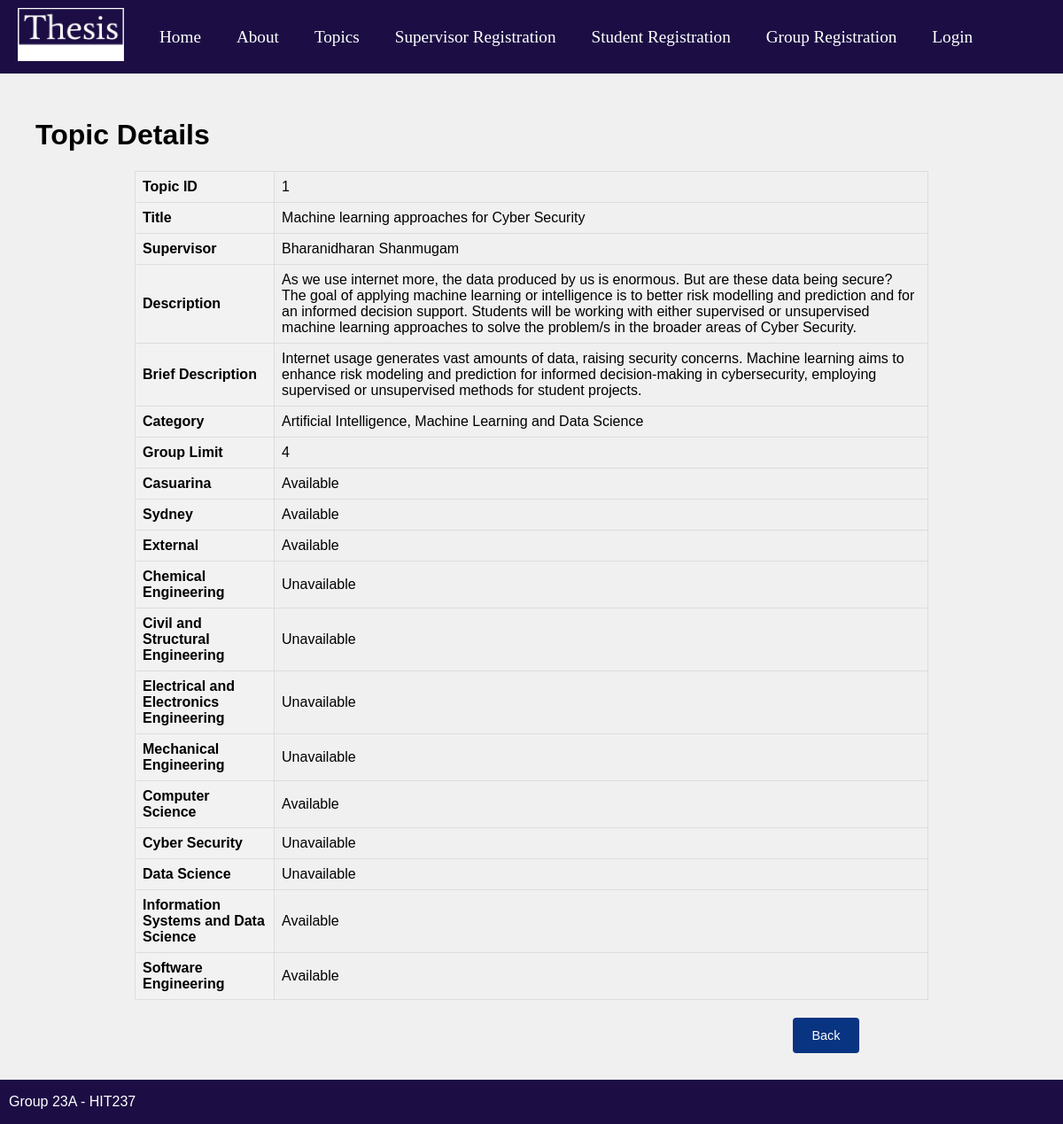
Screenshot of /topic/1/ with the database file from the repository.
### proj_app/models.py (models this page shows, shortened)
class Topic(models.Model):
    CATEGORY_CHOICES = [
        ('AI_ML_DS', 'Artificial Intelligence, Machine Learning and Data Science'),
        ('BIOMED', 'Biomedical Engineering and Health Informatics'),
        ('CYBER_SEC', 'Cyber Security'),
        ('ML_DS', 'Machine Learning and Data Science'),
    ]
    topicID = models.CharField(max_length=4, primary_key=True)
    title = models.CharField(max_length=90)
    description = models.CharField(max_length=1500)
    brief_description = models.CharField(max_length=700)
    category = models.CharField(max_length=80, choices=CATEGORY_CHOICES)
    supervisor = models.ForeignKey(SupervisorProfile, on_delete=models.SET_NULL, related_name='topics', null=True)
    group_limit = models.PositiveIntegerField(default=3)
    cas = models.BooleanField(default=False)
    syd = models.BooleanField(default=False)
    external = models.BooleanField(default=False)
    chem_eng = models.BooleanField(default=False)
    cns_eng = models.BooleanField(default=False)
    eee = models.BooleanField(default=False)
    mech_eng = models.BooleanField(default=False)
    cs = models.BooleanField(default=False)
    cyb_sec = models.BooleanField(default=False)
    data_sc = models.BooleanField(default=False)
    is_ds = models.BooleanField(default=False)
    seng = models.BooleanField(default=False)
    is_approved = models.BooleanField(default=False)
    removal_requested = models.BooleanField(default=False)
    pending_approval = models.BooleanField(default=False)  # New field for pending approval

class SupervisorProfile(models.Model):
    user = models.OneToOneField(CustomUser, on_delete=models.CASCADE, primary_key=True)
    name = models.CharField(max_length=100)
    email = models.EmailField()
    def __str__(self):
        return self.name

### proj_app/views.py (the view)
# urls.py: path('topic/<int:topic_id>/', views.view_topic, name='view_topic'),
def view_topic(request, topic_id):
    topic = get_object_or_404(Topic, pk=topic_id)
    return render(request, 'proj_app/view_topic.html', {'topic': topic})

### proj_app/templates/proj_app/view_topic.html (shortened to what this page needs)
{% extends "proj_app/site_base.html" %}
{% block page_heading %}
    <h1>Topic Details</h1>
{% endblock %}
{% block main_body %}
    <table>
        <tr>
            <th>Topic ID</th>
            <td>{{ topic.topicID }}</td>
        </tr>
        <tr>
            <th>Title</th>
            <td>{{ topic.title }}</td>
        </tr>
        <tr>
            <th>Supervisor</th>
            <td>{{ topic.supervisor }}</td>
        </tr>
        <tr>
            <th>Description</th>
            <td>{{ topic.description }}</td>
        </tr>
        <tr>
            <th>Brief Description</th>
            <td>{{ topic.brief_description }}</td>
        </tr>
        <tr>
            <th>Category</th>
            <td>{{ topic.get_category_display }}</td>
        </tr>
        <tr>
            <th>Group Limit</th>
            <td>{{ topic.group_limit }}</td>
        </tr>
        <tr>
            <th>Casuarina</th>
            <td>{{ topic.cas|yesno:"Available,Unavailable" }}</td>
        </tr>
        <tr>
            <th>Sydney</th>
            <td>{{ topic.syd|yesno:"Available,Unavailable" }}</td>
        </tr>
        <tr>
            <th>External</th>
            <td>{{ topic.external|yesno:"Available,Unavailable" }}</td>
        </tr>
        <tr>
            <th>Chemical Engineering</th>
            <td>{{ topic.chem_eng|yesno:"Available,Unavailable" }}</td>
        </tr>
        <tr>
            <th>Civil and Structural Engineering</th>
            <td>{{ topic.cns_eng|yesno:"Available,Unavailable" }}</td>
        </tr>
        <tr>
            <th>Electrical and Electronics Engineering</th>
            <td>{{ topic.eee|yesno:"Available,Unavailable" }}</td>
        </tr>
        <tr>
            <th>Mechanical Engineering</th>
            <td>{{ topic.mech_eng|yesno:"Available,Unavailable" }}</td>
        </tr>
        <tr>
            <th>Computer Science</th>
            <td>{{ topic.cs|yesno:"Available,Unavailable" }}</td>
        </tr>
        <tr>
            <th>Cyber Security</th>
            <td>{{ topic.cyb_sec|yesno:"Available,Unavailable" }}</td>
        </tr>
        <tr>
            <th>Data Science</th>
            <td>{{ topic.data_sc|yesno:"Available,Unavailable" }}</td>
        </tr>
        <tr>
            <th>Information Systems and Data Science</th>
            <td>{{ topic.is_ds|yesno:"Available,Unavailable" }}</td>
        </tr>
        <tr>
            <th>Software Engineering</th>
            <td>{{ topic.seng|yesno:"Available,Unavailable" }}</td>
        </tr>
    </table>
    <div class="actionform">
        <form  class="btnleft" action="{% url 'list_topics' %}">
            <button class="btnleft" type="submit" class="btn btn-secondary">Back</button>
        </form>
    </div>
{% endblock %}

### proj_app/static/proj_app/css/styles.css (style rules this page uses)
body { font-family: Arial, sans-serif; display: block; margin: 0; padding: 0; background-color: #f0f0f0; }
body h1 { margin-left: 20px; }
.actionform { display: grid; grid-template-columns: repeat(12,minmax(0, 1fr)); gap: 20px; }
.btnleft { grid-column: 10/span 1; }
table { width: 80%; border-collapse: collapse; margin: 20px auto; }
th, td { border: 1px solid #ddd; padding: 8px; text-align: left; }
th { background-color: #f2f2f2; }

### rows the page displays
Topic: topicID "1", title "Machine learning approaches for Cyber Security", supervisor "Bharanidharan Shanmugam", description "As we use internet more, the data produced by us is enormous. But are these data being secure? The goal of applying machine learning or intelligence is to better risk modelling and prediction and for an informed decision support. Students will be working with either supervised or unsupervised machine learning approaches to solve the problem/s in the broader areas of Cyber Security.", brief_description "Internet usage generates vast amounts of data, raising security concerns. Machine learning aims to enhance risk modeling and prediction for informed decision-making in cybersecurity, employing supervised or unsupervised methods for student projects.", category "Artificial Intelligence, Machine Learning and Data Science", group_limit "4", cas "Available", syd "Available", external "Available", chem_eng "Unavailable", cns_eng "Unavailable", eee "Unavailable", mech_eng "Unavailable", cs "Available", cyb_sec "Unavailable", data_sc "Unavailable", is_ds "Available", seng "Available"
